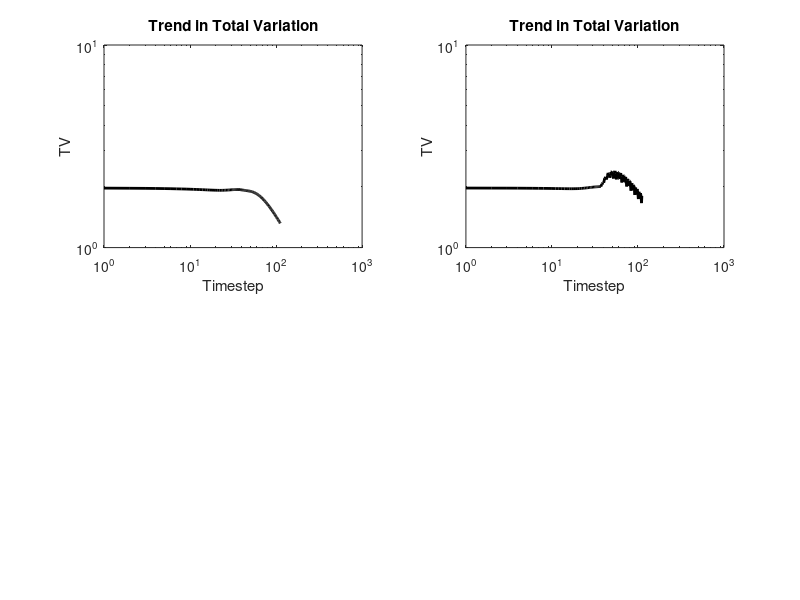

This chart was generated by the following MATLAB code: (Note: this script raises an error after producing the figure.)
clear 
close all
clc

%PROBLEM DEFINITION
xs = -1;
xe = 1;
dx = 0.020;
te = 2;
dt = 0.018;
nx = 2/dx;
nt = ceil(te/dt);
lam = (dt/dx);
x_grid = (xs:dx:xe)';
x_aux = (xs:0.5*dx:xe)';
x_fv = x_aux(2:2:end);
W = 0.25 + 0.5*sin(pi*x_grid);
%u0 = W(2:2:end);
u0 = W;
TV = zeros(nt,1);

for m = 1:4
    u = u0;
    up = zeros(size(u));
    for it = 1:nt
        alph = max(u);
        for k = 1:nx
            
            kp = k + 1;
            kpp = k + 2;
            km = k - 1;
            kmm = k - 2;
            
            if (kp > nx)
                kp = kp - (nx);
            end
            if (kpp > nx)
                kpp = kpp - (nx);
            end
            if (km < 1)
                km = km + (nx);
            end
            if (kmm < 1)
                kmm = kmm + (nx);
            end
            
            flfp = 0.25*(u(k)^2+u(kp)^2) - 0.5*alph*(u(kp)-u(k));
            flfm = 0.25*(u(k)^2+u(km)^2) - 0.5*alph*(u(k)-u(km));
            flwp = 0.25*(u(k)^2+u(kp)^2) - 0.125*lam*(u(kp)+u(k))*(u(kp)^2-u(k)^2);
            flwm = 0.25*(u(k)^2+u(km)^2) - 0.125*lam*(u(km)+u(k))*(u(k)^2-u(km)^2);
            if u(k)>=0 
                rp = (u(k) - u(km))/(u(kp) - u(k));
                rm = (u(km) - u(kmm))/(u(k) - u(km));
            elseif u(k)<=0
                rp = (u(kpp) - u(kp))/(u(kp) - u(k));
                rm = (u(kp) - u(k))/(u(k) - u(km));
            end
            fbwp = flfp + rp*(flwp-flfp);
            fbwm = flfm + rm*(flwm-flfm);
            ffp = 0.5*(fbwp + flwp);
            ffm = 0.5*(fbwm + flwm);
            
            switch m
                case 1 %UPWIND
                    up(k) = u(k) - lam*(flfp - flfm);
                case 2 %LAX WENDROFF
                    up(k) = u(k) - lam*(flwp-flwm);
                case 3 %BEAM WARMING
                    up(k) = u(k) - lam*(fbwp-fbwm);
                case 4 %FROMM's METHOD
                    up(k) = u(k) - lam*(ffp-ffm);                    
            end                            
        end
        u = up;
        figure(1)
        subplot(2,2,m)
        plot(x_grid,u,'r',x_grid,u0,'k','linewidth',2)
        axis([-1 0 -0.4 0.8])
        drawnow
        
        TV(it) = sum(abs(u(2:nx)-u(1:nx-1)));
    end
    
    figure(2)
    subplot(2,2,m)
    loglog(1:nt,TV,'k','linewidth',2)
    title('Trend in Total Variation')
    xlabel('Timestep')
    ylabel('TV')
    %axis([-1 0 -0.4 0.8])
    %drawnow
        

end
